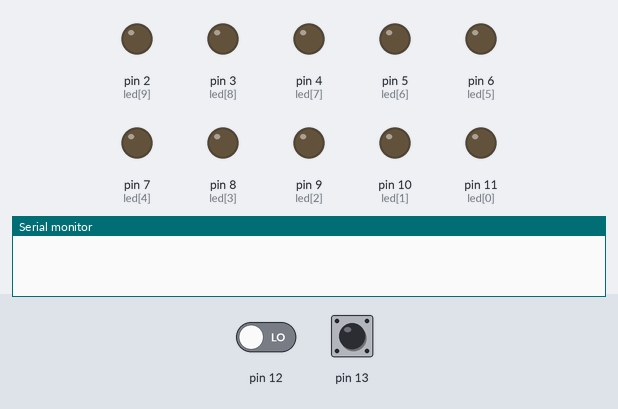
The sketch below on a simulated Arduino Uno, built with avr-gcc and run on an emulated ATmega328P. On the bench: output pins drawn as LEDs (lit = HIGH), the last lines printed to the serial monitor. The test bench sets the inputs (shaded band); at power-on: pin 13 LOW, pin 12 LOW.

Above: at 1.2 s.
1.3 s: pin 13 driven HIGH
At 2.0 s:
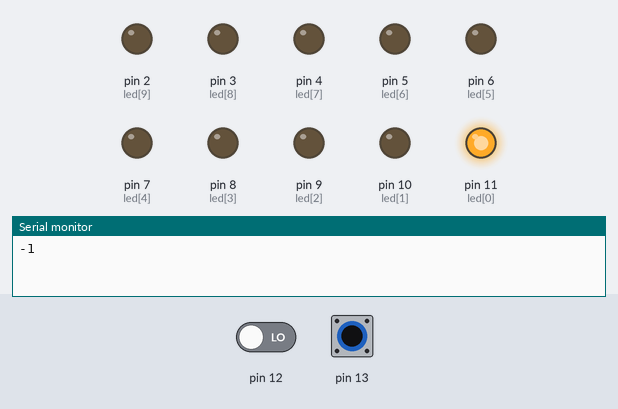
2.8 s: pin 13 pulsed LOW 5 times (0.12 s each, 0.3 s apart)
At 5.2 s:
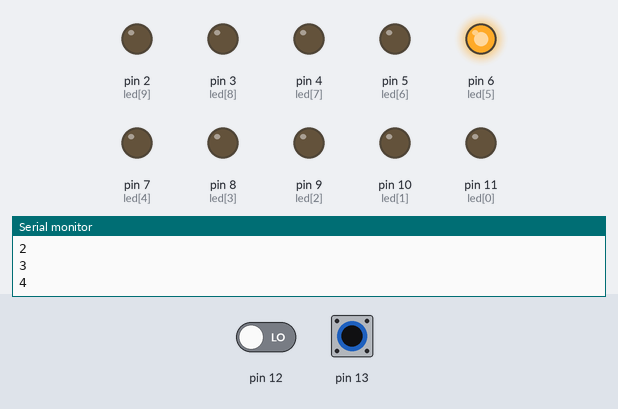
5.8 s: pin 13 pulsed LOW 2 times (0.12 s each, 0.3 s apart)
At 6.8 s:
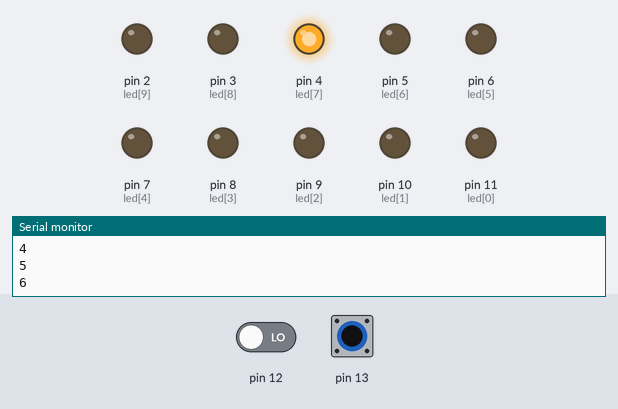
Timing chart, 0 to 8.8 s (numbered marks = the images above; inputs shaded):
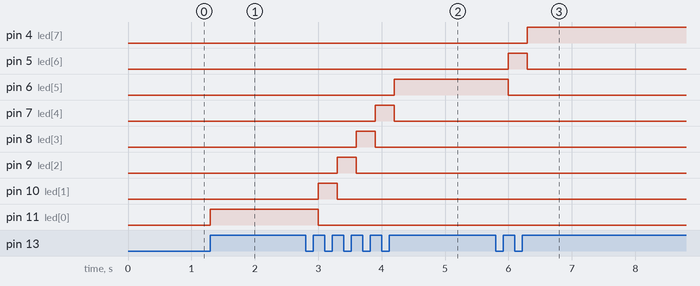

Measured:
- after the input at 1.3 s, pin 11 (led[0]): LOW → HIGH at once
- after the input at 2.8 s, pin 6 (led[5]): LOW → HIGH after 1.4 s; pin 7 (led[4]): LOW → HIGH after 1.1 s, → LOW 0.30 s later; pin 8 (led[3]): LOW → HIGH after 0.80 s, → LOW 0.30 s later; pin 9 (led[2]): LOW → HIGH after 0.50 s, → LOW 0.30 s later; pin 10 (led[1]): LOW → HIGH after 0.20 s, → LOW 0.30 s later
- after the input at 5.8 s, pin 4 (led[7]): LOW → HIGH after 0.50 s; pin 5 (led[6]): LOW → HIGH after 0.20 s, → LOW 0.30 s later; pin 6 (led[5]): HIGH → LOW after 0.20 s

The sketch:

lab5.ino
```cpp
int unsigned long presstime,previoustime,releasetime;
int count=1,pointer = -1;
int led[] = {11,10,9,8,7,6,5,4,3,2};
void setup() {
  // put your setup code here, to run once:
  Serial.begin(9600);
  for(int pin=2;pin<=12;pin++){
    pinMode(pin,OUTPUT);
    }
  pinMode(13,INPUT);
  pinMode(12,INPUT);

}

void loop() {
  // put your main code here, to run repeatedly:
  releasetime = 0;
  if(digitalRead(13)==1){
    presstime = millis();
    Serial.println(pointer);
    pointer = (pointer  ==  9)  ? pointer = 9 : ++pointer;
    digitalWrite(led[pointer-1],0);
    while(digitalRead(13)==1){
        digitalWrite(led[pointer],1);
      }
    delay(200);
  }
   if(digitalRead(12)==1){
    presstime = millis();
    Serial.println(pointer);
    if(pointer  ==  0)
      pointer = 0;
     else
      --pointer;
    digitalWrite(led[pointer+1],0);
    while(digitalRead(12)==1){
        digitalWrite(led[pointer],1);
      }
    delay(200);
  }
}
```
